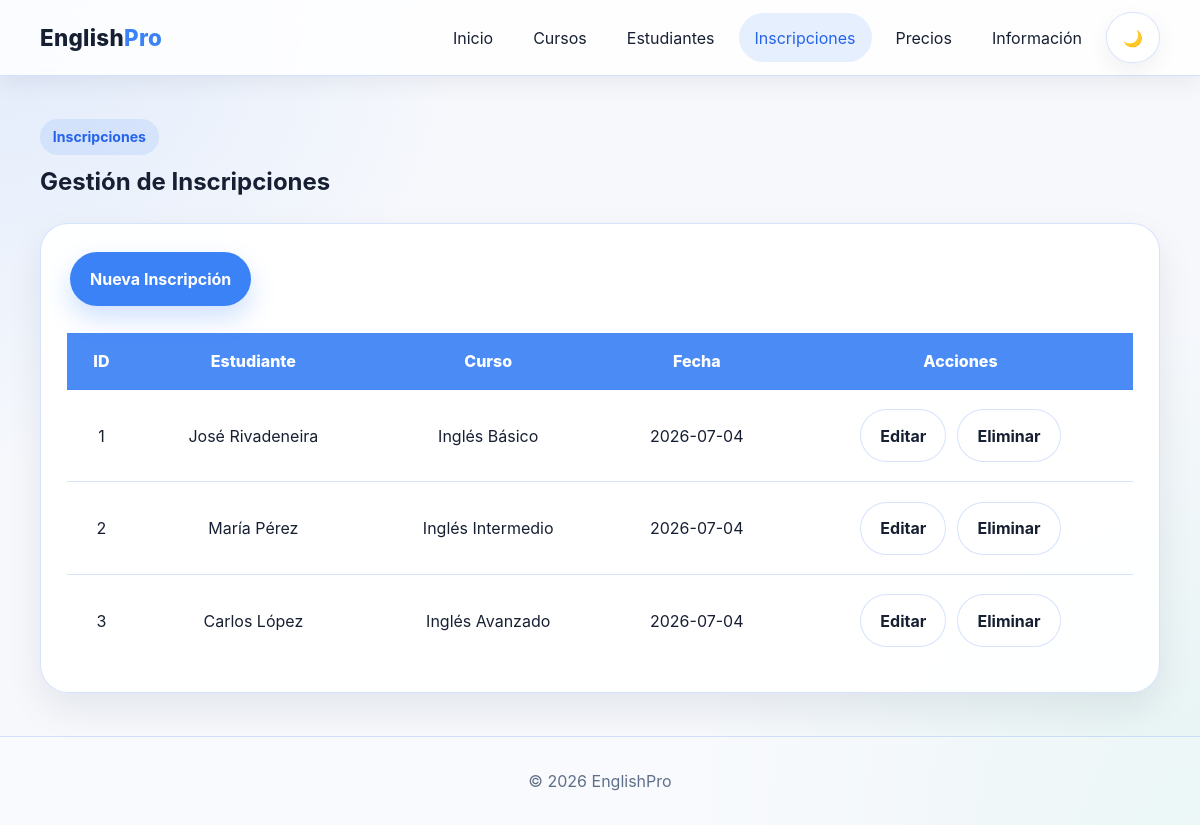
Screenshot of /index.php?pagina=inscripciones with the database file from the repository.
### tables this page shows
CREATE TABLE inscripciones (
    id_inscripcion INT AUTO_INCREMENT PRIMARY KEY,
    id_estudiante INT NOT NULL,
    id_curso INT NOT NULL,
    fecha_inscripcion DATE NOT NULL,

    CONSTRAINT fk_estudiante
        FOREIGN KEY (id_estudiante)
        REFERENCES estudiantes(id_estudiante)
        ON UPDATE CASCADE
        ON DELETE CASCADE,

    CONSTRAINT fk_curso
        FOREIGN KEY (id_curso)
        REFERENCES cursos(id_curso)
        ON UPDATE CASCADE
        ON DELETE CASCADE
);

CREATE TABLE estudiantes (
    id_estudiante INT AUTO_INCREMENT PRIMARY KEY,
    nombre VARCHAR(100) NOT NULL,
    apellido VARCHAR(100) NOT NULL,
    correo VARCHAR(100) NOT NULL UNIQUE,
    telefono VARCHAR(20) NOT NULL
);

CREATE TABLE cursos (
    id_curso INT AUTO_INCREMENT PRIMARY KEY,
    nombre VARCHAR(100) NOT NULL,
    nivel ENUM('Básico','Intermedio','Avanzado') NOT NULL,
    precio DECIMAL(8,2) NOT NULL,
    duracion VARCHAR(50) NOT NULL,
    descripcion TEXT
);

### app/models/Inscripcion.php (called while the page is built, shortened)
<?php
require_once "../config/database.php";
class Inscripcion
{
    private $conn;
    public function __construct()
    {
        $database = new Database();
        $this->conn = $database->conectar();
    }
    public function obtenerInscripciones()
    {
        $sql = "SELECT
                    i.id_inscripcion,
                    e.nombre,
                    e.apellido,
                    c.nombre AS curso,
                    i.fecha_inscripcion
                FROM inscripciones i
                INNER JOIN estudiantes e
                    ON i.id_estudiante = e.id_estudiante
                INNER JOIN cursos c
                    ON i.id_curso = c.id_curso
                ORDER BY i.id_inscripcion ASC";
        $stmt = $this->conn->prepare($sql);
        $stmt->execute();
        return $stmt->fetchAll(PDO::FETCH_ASSOC);
    }
}

### config/database.php (called while the page is built, shortened)
<?php
class Database
{
    private $host;
    private $db_name;
    private $username;
    private $password;
    private $port;
    public function __construct()
    {
        $this->host = getenv("DB_HOST") ?: "localhost";
        $this->db_name = getenv("DB_NAME") ?: "englishpro_db";
        $this->username = getenv("DB_USER") ?: "root";
        $this->password = getenv("DB_PASS") ?: "";
        $this->port = getenv("DB_PORT") ?: "3306";
    }
    public function conectar()
    {
        $this->conn = null;
        try {
            $dsn = "mysql:host={$this->host};port={$this->port};dbname={$this->db_name};charset=utf8mb4";
            $this->conn = new PDO(
                $dsn,
                $this->username,
                $this->password,
                [
                    PDO::ATTR_ERRMODE => PDO::ERRMODE_EXCEPTION,
                    PDO::ATTR_DEFAULT_FETCH_MODE => PDO::FETCH_ASSOC,
                    PDO::ATTR_EMULATE_PREPARES => false
                ]
            );
        } catch (PDOException $e) {
            die("Error de conexión: " . $e->getMessage());
        }
        return $this->conn;
    }
}

### app/models/Curso.php (called while the page is built, shortened)
<?php
require_once "../config/database.php";
class Curso
{
    public function __construct()
    {
        $database = new Database();
    }
}

### app/models/Estudiante.php (called while the page is built, shortened)
<?php
require_once "../config/database.php";
class Estudiante
{
    public function __construct()
    {
        $database = new Database();
    }
}

### app/controllers/InscripcionController.php (called while the page is built, shortened)
<?php
require_once "../app/models/Inscripcion.php";
require_once "../app/models/Curso.php";
require_once "../app/models/Estudiante.php";
class InscripcionController
{
    private $modelo;
    public function __construct()
    {
        $this->modelo = new Inscripcion();
    }
    public function listar()
    {
        return $this->modelo->obtenerInscripciones();
    }
}

### app/views/inscripciones/listar.php (the view, shortened to what this page needs)
<section class="section">
    <div class="container">
        <div class="section__head">
            <span class="section__tag">Inscripciones</span>
            <h2>Gestión de Inscripciones</h2>
        </div>
        <div class="content-box">
            <a class="btn btn--primary"
               href="index.php?pagina=inscripciones&accion=agregar">
                Nueva Inscripción
            </a>
            <br><br>
            <div style="overflow:auto;">
                <table style="width:100%; border-collapse:collapse;">
                    <tr>
                        <th>ID</th>
                        <th>Estudiante</th>
                        <th>Curso</th>
                        <th>Fecha</th>
                        <th>Acciones</th>
                    </tr>
                    <?php foreach($inscripciones as $inscripcion): ?>
                    <tr>
                        <td><?= $inscripcion['id_inscripcion']; ?></td>
                        <td>
                            <?= $inscripcion['nombre']; ?>
                            <?= $inscripcion['apellido']; ?>
                        </td>
                        <td><?= $inscripcion['curso']; ?></td>
                        <td><?= $inscripcion['fecha_inscripcion']; ?></td>
                        <td>
                            <a class="btn btn--ghost"
                               href="index.php?pagina=inscripciones&accion=editar&id=<?= $inscripcion['id_inscripcion']; ?>">
                                Editar
                            </a>
                            <a class="btn btn--ghost"
                               href="index.php?pagina=inscripciones&accion=eliminar&id=<?= $inscripcion['id_inscripcion']; ?>"
                               onclick="return confirm('¿Eliminar inscripción?');">
                                Eliminar
                            </a>
                        </td>
                    </tr>
                    <?php endforeach; ?>
                </table>
            </div>
        </div>
    </div>
</section>

### public/index.php (shortened to what this page needs)
<?php
$pagina = $_GET['pagina'] ?? 'inicio';
?>
<!DOCTYPE html>
<html lang="es">
<head>
    <link rel="stylesheet" href="css/normalice.css">
    <link rel="stylesheet" href="css/styles.css">
</head>
<body>
<header class="site-header">
    <div class="container header__bar">
        <a class="logo" href="index.php">
            English<span>Pro</span>
        </a>
        <nav class="nav" id="navMenu">
            <a class="nav__link"
               href="index.php">
                Inicio
            </a>
            <a class="nav__link"
               href="index.php?pagina=cursos">
                Cursos
            </a>
            <a class="nav__link"
               href="index.php?pagina=estudiantes">
                Estudiantes
            </a>
            <a class="nav__link"
               href="index.php?pagina=inscripciones">
                Inscripciones
            </a>
            <a class="nav__link"
               href="index.php?pagina=precios">
                Precios
            </a>
            <a class="nav__link"
               href="index.php?pagina=info">
                Información
            </a>
            <button class="theme-btn"
                    id="themeBtn">
                🌙
            </button>
        </nav>
    </div>
</header>
<main>
<?php
switch($pagina){
    case "inscripciones":
        require_once "../app/controllers/InscripcionController.php";
        $controlador = new InscripcionController();
        $accion = $_GET['accion'] ?? 'listar';
        switch($accion){
            default:
                $inscripciones = $controlador->listar();
                require "../app/views/inscripciones/listar.php";
            break;
        }
    break;
}
?>
</main>
<footer class="site-footer">
    <div class="container footer__grid">
        <p>
            © 2026 EnglishPro
        </p>
    </div>
</footer>
</body>
</html>

### public/CSS/normalice.css (style rules this page uses)
*, *::before, *::after { box-sizing: border-box; }
html { line-height: 1.5; -webkit-text-size-adjust: 100%; scroll-behavior: smooth; }
body { margin: 0; }
main { display: block; }
h1, h2, h3, h4, h5, h6, p { margin: 0; }
a { background-color: transparent; text-decoration: none; color: inherit; }
button, input, select, textarea { font: inherit; }
button { border: 0; background: none; cursor: pointer; }
input, select, textarea, button { outline: none; }
table { border-collapse: collapse; border-spacing: 0; }

### public/CSS/styles.css (style rules this page uses)
:root { --bg: #f6f8fc; --bg-alt: #edf3ff; --surface: rgba(255, 255, 255, 0.94); --surface-strong: #ffffff; --text: #172033; --muted: #5f6f89; --primary: #3b82f6; --primary-dark: #2563eb; --primary-soft: rgba(59, 130, 246, 0.12); --border: rgba(37, 99, 235, 0.18); --border-strong: rgba(37, 99, 235, 0.28); --shadow: 0 16px 36px rgba(15, 23, 42, 0.08); --shadow-soft: 0 8px 22px rgba(15, 23, 42, 0.06); --radius: 28px; --radius-sm: 16px; --header-h: 76px; }
body { min-height: 100vh; background: radial-gradient(circle at top left, rgba(59, 130, 246, 0.11), transparent 32%), radial-gradient(circle at bottom right, rgba(16, 185, 129, 0.07), transparent 35%), var(--bg); color: var(--text); font-family: Inter, system-ui, -apple-system, BlinkMacSystemFont, "Segoe UI", sans-serif; padding-top: var(--header-h); }
.container { width: min(1120px, calc(100% - 2rem)); margin: 0 auto; }
.site-header { position: fixed; inset: 0 0 auto 0; height: var(--header-h); z-index: 1000; backdrop-filter: blur(16px); background: rgba(255, 255, 255, 0.84); border-bottom: 1px solid var(--border); box-shadow: var(--shadow-soft); }
.header__bar { height: 100%; display: flex; align-items: center; justify-content: space-between; gap: 1rem; }
.logo { font-size: 1.4rem; font-weight: 800; letter-spacing: 0.3px; }
.logo span { color: var(--primary); }
.nav { display: flex; align-items: center; gap: 0.5rem; }
.nav__link, .theme-btn { padding: 0.8rem 1rem; border-radius: 999px; transition: 0.25s ease; }
.nav__link:hover, .nav__link.active { background: var(--primary-soft); color: var(--primary-dark); }
.theme-btn { background: var(--surface); border: 1px solid var(--border); box-shadow: var(--shadow-soft); color: var(--text); }
.section { padding: 2.7rem 0; }
.section__head { margin-bottom: 1.4rem; }
.section__head h2, .content-box h2, .pricing-card h2, .timeline__item h3, .info-card h3 { font-size: clamp(1.3rem, 2vw, 2rem); margin-top: 0.6rem; margin-bottom: 0.5rem; }
.hero__grid, .contact-grid, .two-col, .pricing-grid, .cards-grid, .footer__grid, .timeline { display: grid; gap: 1.5rem; }
.hero__content, .hero__card, .content-box, .pricing-card, .info-card, .contact-form, .timeline__item, .accordion__item { background: var(--surface); border: 1px solid var(--border); border-radius: var(--radius); box-shadow: var(--shadow); }
.contact-form, .content-box, .pricing-card, .info-card { padding: 1.6rem; }
.badge, .section__tag { display: inline-flex; padding: 0.45rem 0.8rem; border-radius: 999px; background: var(--primary-soft); color: var(--primary-dark); font-weight: 700; font-size: 0.88rem; }
.btn { display: inline-flex; align-items: center; justify-content: center; min-height: 48px; padding: 0.85rem 1.2rem; border-radius: 999px; font-weight: 700; transition: 0.25s ease; border: 1px solid transparent; }
.btn--primary { background: var(--primary); color: white; box-shadow: 0 12px 26px rgba(59, 130, 246, 0.24); }
.btn--ghost { border: 1px solid var(--border); background: rgba(255, 255, 255, 0.55); color: var(--text); }
.content-box table { width: 100%; border-collapse: separate !important; border-spacing: 0; background: transparent; color: var(--text); overflow: hidden; }
.content-box th { background: rgba(59, 130, 246, 0.92); color: #ffffff; padding: 1rem; text-align: center; font-weight: 800; border-bottom: 1px solid var(--border); }
.content-box td { color: var(--text); padding: 1rem; text-align: center; border-bottom: 1px solid var(--border); }
.content-box tr:last-child td { border-bottom: none; }
.content-box .btn { margin: 0.2rem; }
.site-footer { padding: 2rem 0; border-top: 1px solid var(--border); background: rgba(255, 255, 255, 0.22); }
.footer__grid { display: flex; flex-direction: column; align-items: center; justify-content: center; text-align: center; gap: 0.5rem; color: var(--muted); }

### rows the page displays
inscripciones: id_inscripcion "1", id_estudiante.nombre "José", id_estudiante.apellido "Rivadeneira", id_curso.nombre "Inglés Básico", fecha_inscripcion "2026-07-04"
inscripciones: id_inscripcion "2", id_estudiante.nombre "María", id_estudiante.apellido "Pérez", id_curso.nombre "Inglés Intermedio", fecha_inscripcion "2026-07-04"
inscripciones: id_inscripcion "3", id_estudiante.nombre "Carlos", id_estudiante.apellido "López", id_curso.nombre "Inglés Avanzado", fecha_inscripcion "2026-07-04"
